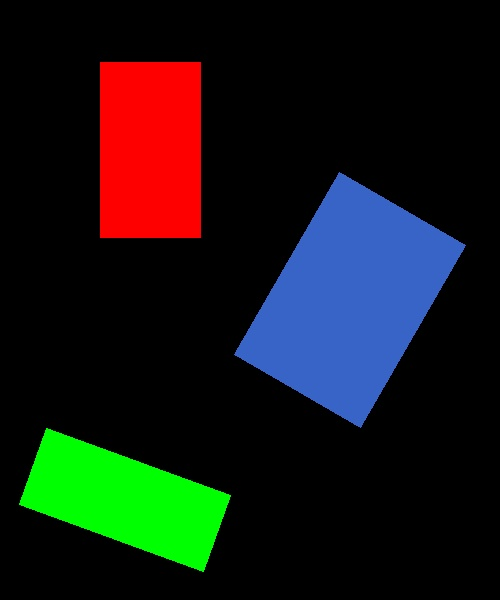
#> input picture Original Input Images/Chapter 7/tects.jpg, 500 x 600 px, found by its file name
$ python 'Bounding Rectangles (II).py'
#> lines starting #> are read from the running program, lines starting #| are printed output that depends on the picture; after the words box and inside, x2 and y2 are one past the last pixel; in counts of white or black regions, pixels touching at a corner belong together
import cv2
import numpy as np

image = cv2.imread('tects.jpg')
#> image is the input picture: shape (600, 500, 3); mean B, G, R 20.8, 24, 21
gray = cv2.cvtColor(image, cv2.COLOR_BGR2GRAY)
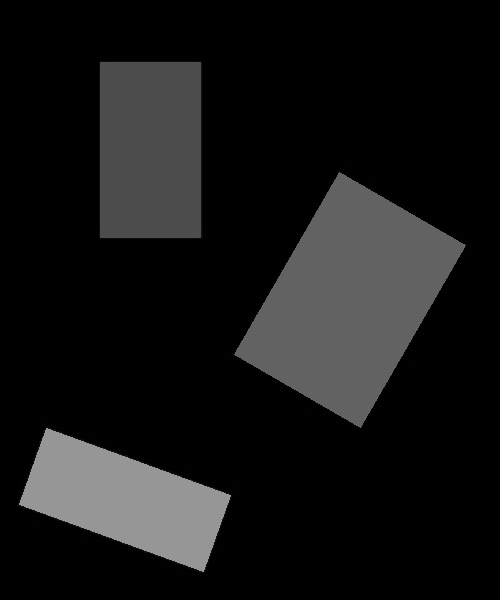
#> gray: shape (600, 500); min 0, max 156, mean 22.8

# Apply thresholding to create a binary image
_, thresh = cv2.threshold(gray, 40, 255, cv2.THRESH_BINARY)
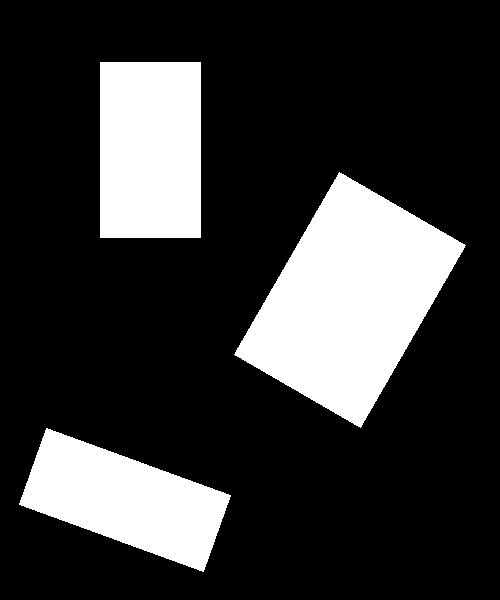
#> thresh: shape (600, 500); 21.6% white; 3 white regions

# Find contours
contours, _ = cv2.findContours(thresh, cv2.RETR_EXTERNAL, cv2.CHAIN_APPROX_SIMPLE)
#> contours = 3 contours; box (x1, y1, x2, y2) and area: (234, 172, 466, 428) 30597, (100, 62, 201, 238) 17500, (19, 428, 231, 572) 15793

# Create a copy of the original image
bounding_rect_image = image.copy()

# Loop through the contours
for contour in contours:
    # Get the bounding rectangle for the contour
    rect = cv2.minAreaRect(contour)

    # Draw a rectangle around the object
    box = cv2.boxPoints(rect)
    box = np.int0(box)

    # Draw the minimum bounding rectangle on the image
    cv2.drawContours(image, [box], 0, (0, 255, 0), 2)
#> this loop made 3 passes
#> (rect, box) on passes 1 to 2: (((124.5, 499.5), (81.59, 197.1), -70.02), [[203, 571], [17, 504], [45, 427], [231, 494]]), (((349.5, 299.5), (211.2, 146.5), -60.02), [[360, 427], [233, 354], [338, 171], [465, 244]])
#> (contour, rect, box) on pass 3: ([[100, 62], [100, 237], [200, 237], [200, 62]], ((150, 149.5), (175, 100), -90), [[200, 237], [100, 237], [100, 62], [200, 62]])
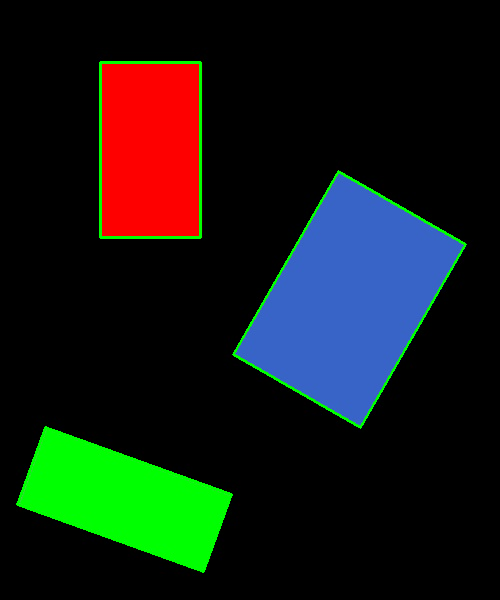
#> image: shape (600, 500, 3); 1.65% of pixels changed, all inside (x1, y1, x2, y2) = (16, 61, 467, 573)


cv2.imshow('Original Image', gray)
cv2.imshow('Bounding Rectangles', image)
cv2.waitKey(0)
cv2.destroyAllWindows()
